Frame 1 (no input): blank canvas, image omitted
Frame 60 (the mouse pressed at the canvas centre just before this capture): blank canvas, image omitted
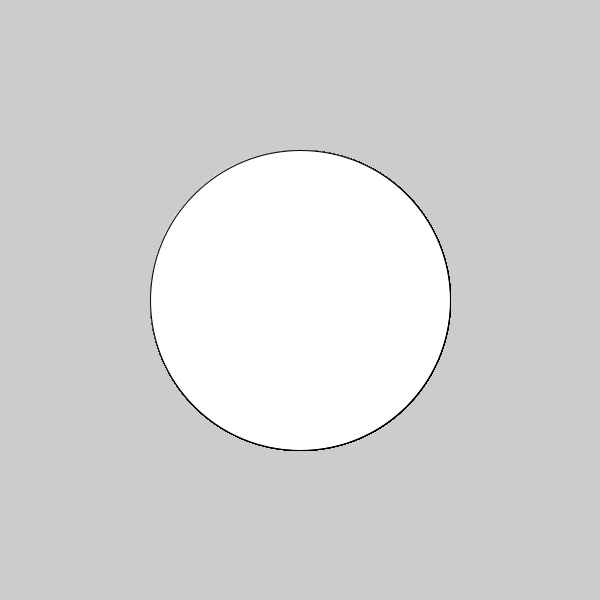
Frame 120 (the mouse held since frame 60 and released just before this capture)

The Processing sketch whose frames 1 and 60 were blank and that drew this single picture after the mouse press (run headless with seeded random() and noise(); from frame 60 on, the mouse is pressed at the canvas centre):

// Processing sketch: processing_71959
// ── processing_71959.pde

void setup()
{ size (600, 600);
; 
}

void draw()
{
ellipse (mouseX, mouseY, pmouseX, pmouseY);
}
